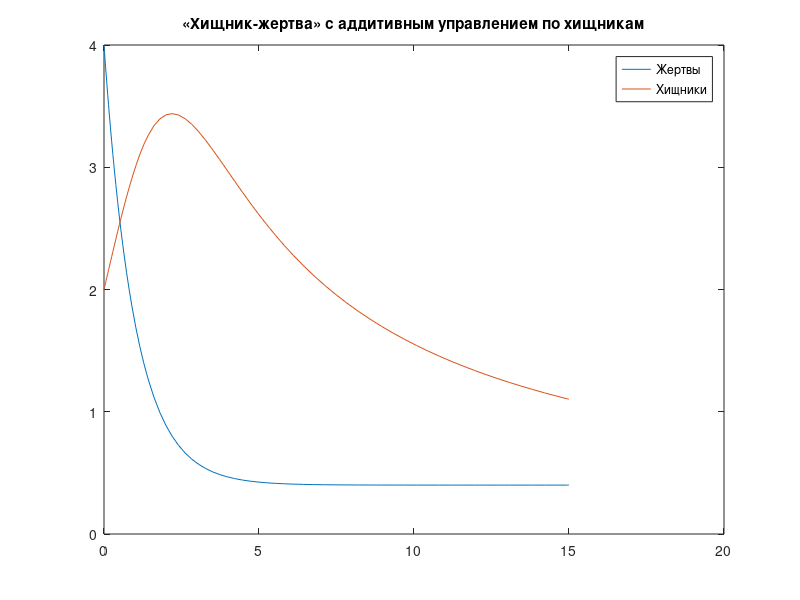

This figure's MATLAB source:
function pr3
t=[0 15];
clc;
[t,X]=ode45(@Func,t,[4; 2]);
plot(t,X(:,1), t,X(:,2));
title('«Хищник-жертва» с аддитивным управлением по хищникам');
legend('Жертвы','Хищники');
disp(['Жертв:     ' num2str(X(length(X)-1, 1))]);
disp(['Хищников: ' num2str(X(length(X)-1, 2))]);
disp(['Коэффициент р:   ' num2str(X(length(X)-1, 1)/X(length(X)-1, 2))]);
end 
 
function out=Func(~,x)
a = 0.8;
aa = 0.8;
e = 0.8;
y = 0.3;
b = 0.055;
xx = 0.4;
T = 1;
 
u = - (x(1) - xx)/T - (a.*x(1)- (x(1).*x(2))./(1 + aa.*x(1)) - e.*x(1).*x(1)); 
 
f1 = (a.*x(1)- (x(1).*x(2))./(1 + aa.*x(1)) - e.*x(1).*x(1) + u);
f2 = (-y.*x(2) + (x(1).*x(2))./(1 + aa.*x(1)) - b.*x(2).*x(2));
 
out = [f1;f2];
end
